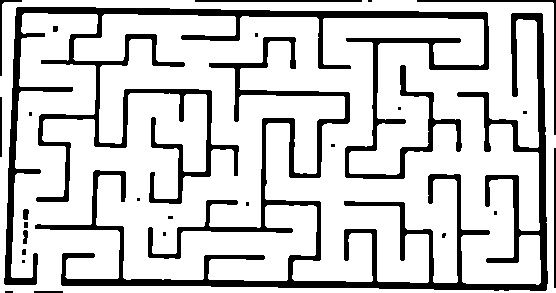
#> input picture g1.jpg, 556 x 293 px
$ python pre2processor.py
#> lines starting #> are read from the running program, lines starting #| are printed output that depends on the picture; after the words box and inside, x2 and y2 are one past the last pixel; in counts of white or black regions, pixels touching at a corner belong together
import cv2
import numpy as np
import matplotlib.pyplot as plt
from scipy import stats

def detect_wall_angle(binary, side='left'):
    """
    Detect the angle of a wall on either the left or right side of the maze.

    Args:
        binary (numpy.ndarray): Binary image of the maze
        side (str): 'left' or 'right' to indicate which side to detect

    Returns:
        tuple: (angle_deg, wall_points, (x_start, y_start, x_end, y_end))
    """
    h, w = binary.shape
    search_width = w // 4  # Search in the 1/4th of the image on each side
    wall_points = []

    # Skip pixels at the border to avoid artifacts
    border_skip = 5

    if side == 'left':
        # Scan from left to right to find the first black pixel in each row
        for y in range(border_skip, h - border_skip):
            for x in range(border_skip, search_width):
                if binary[y, x] > 0:  # Found a wall pixel
                    wall_points.append((x, y))
                    break
    else:  # right side
        # Scan from right to left to find the first black pixel in each row
        for y in range(border_skip, h - border_skip):
            for x in range(w - 1 - border_skip, w - search_width, -1):
                if binary[y, x] > 0:  # Found a wall pixel
                    wall_points.append((x, y))
                    break

    # Sort points by y-coordinate and filter outliers
    wall_points.sort(key=lambda p: p[1])

    # Calculate angle if we have enough points
    if len(wall_points) > h // 5:  # At least 20% of image height
        # Extract x and y coordinates
        x_coords = [p[0] for p in wall_points]
        y_coords = [p[1] for p in wall_points]

        # Use linear regression to fit a line
        slope, intercept, r_value, p_value, std_err = stats.linregress(y_coords, x_coords)

        # Calculate angle in degrees
        angle_rad = np.arctan(slope)
        angle_deg = np.degrees(angle_rad)

        # Calculate endpoints of the line for visualization
        y_start, y_end = min(y_coords), max(y_coords)
        x_start = int(slope * y_start + intercept)
        x_end = int(slope * y_end + intercept)

        return angle_deg, wall_points, (x_start, y_start, x_end, y_end)
    else:
        return 0, wall_points, (0, 0, 0, 0)

def preprocess_maze(image_path, output_path=None):
    """
    Preprocess a maze image by detecting and correcting various types of skew
    based on angles detected from both left and right walls.

    Args:
        image_path (str): Path to the input maze image
        output_path (str, optional): Path to save the processed image

    Returns:
        numpy.ndarray: The processed binary maze image
    """
    # Read the image
    original = cv2.imread(image_path)
    if original is None:
        raise ValueError(f"Could not read image from {image_path}")

    # Convert to grayscale
    gray = cv2.cvtColor(original, cv2.COLOR_BGR2GRAY)

    # Basic thresholding - assuming walls are dark (black walls on white background)
    _, binary = cv2.threshold(gray, 128, 255, cv2.THRESH_BINARY_INV)

    # Clean image borders to remove artifacts
    border_size = 5
    # Create a mask of the same size as the binary image
    mask = np.ones_like(binary)
    # Set the border pixels to zero in the mask
    mask[0:border_size, :] = 0  # Top border
    mask[-border_size:, :] = 0  # Bottom border
    mask[:, 0:border_size] = 0  # Left border
    mask[:, -border_size:] = 0  # Right border
    # Apply the mask to the binary image
    binary = binary * mask

    # Detect angles of left and right walls
    left_angle, left_points, left_line = detect_wall_angle(binary, 'left')
    right_angle, right_points, right_line = detect_wall_angle(binary, 'right')

    print(f"Left wall angle: {left_angle:.2f} degrees")
    print(f"Right wall angle: {right_angle:.2f} degrees")

    # Get image dimensions
    h, w = binary.shape

    # Determine the type of skew and set up appropriate correction
    if abs(left_angle) < 0.5 and abs(right_angle) < 0.5:
        # Both walls are nearly vertical - no significant skew
        print("No significant skew detected.")
        corrected = binary
    else:
        # Calculate how much the top and bottom need to be adjusted
        # based on the angles of both walls

        # For left wall
        left_slope = np.tan(np.radians(left_angle))
        left_shift_top = 0
        left_shift_bottom = int(h * left_slope)

        # For right wall
        right_slope = np.tan(np.radians(right_angle))
        right_shift_top = 0
        right_shift_bottom = int(h * right_slope)

        # Determine if it's a parallelogram or trapezoid skew
        parallel_skew = abs(left_angle - right_angle) < 5.0  # Within 5 degrees

        if parallel_skew:
            # Parallelogram skew (left and right are roughly parallel)
            print("Detected parallelogram skew.")

            # Use average angle for correction
            avg_angle = (left_angle + right_angle) / 2
            avg_slope = np.tan(np.radians(avg_angle))
            shift = int(h * avg_slope)

            # Source points (current image corners)
            src_points = np.array([
                [0, 0],              # top-left
                [w-1, 0],            # top-right
                [w-1, h-1],          # bottom-right
                [0, h-1]             # bottom-left
            ], dtype=np.float32)

            # Destination points (corners after removing skew)
            if shift > 0:
                # Shift top to the right
                dst_points = np.array([
                    [shift, 0],       # top-left
                    [w-1, 0],         # top-right
                    [w-1, h-1],       # bottom-right
                    [0, h-1]          # bottom-left
                ], dtype=np.float32)
            else:
                # Shift bottom to the right
                dst_points = np.array([
                    [0, 0],           # top-left
                    [w-1, 0],         # top-right
                    [w-1+shift, h-1], # bottom-right
                    [-shift, h-1]     # bottom-left
                ], dtype=np.float32)
        else:
            # Trapezoid skew (perspective distortion)
            print("Detected trapezoid skew.")

            # Source points (current image corners)
            src_points = np.array([
                [0, 0],              # top-left
                [w-1, 0],            # top-right
                [w-1, h-1],          # bottom-right
                [0, h-1]             # bottom-left
            ], dtype=np.float32)

            # Destination points (corners after removing keystone effect)
            # We use the detected shifts for left and right sides
            dst_points = np.array([
                [max(0, -left_shift_top), 0],          # top-left
                [w-1+min(0, -right_shift_top), 0],     # top-right
                [w-1+min(0, -right_shift_bottom), h-1], # bottom-right
                [max(0, -left_shift_bottom), h-1]      # bottom-left
            ], dtype=np.float32)

        # Calculate and apply the perspective transform
        transform_matrix = cv2.getPerspectiveTransform(src_points, dst_points)

        # Determine output image size
        max_width = w + max(abs(left_shift_bottom), abs(right_shift_bottom))

        # Apply the perspective transformation
        corrected = cv2.warpPerspective(binary, transform_matrix, (max_width, h))

    # Filter the binary image to remove any single-pixel noise
    kernel = np.ones((2, 2), np.uint8)
    cleaned = cv2.morphologyEx(corrected, cv2.MORPH_OPEN, kernel)

    # Apply blur to reduce pixelation
    blurred = cv2.GaussianBlur(cleaned, (3, 3), 0)

    # Sharpen the image
    blur_amount = cv2.GaussianBlur(blurred, (9, 9), 2)
    sharpened = cv2.addWeighted(blurred, 1.5, blur_amount, -0.5, 0)

    # Final binary image
    _, final = cv2.threshold(sharpened, 128, 255, cv2.THRESH_BINARY)

    # Invert the image to get black walls on white background
    final = cv2.bitwise_not(final)

    # Clean the borders of the final image
    border_size = 10
    h_final, w_final = final.shape
    final[0:border_size, :] = 255  # Top border (white after inversion)
    final[-border_size:, :] = 255  # Bottom border (white after inversion)
    final[:, 0:border_size] = 255  # Left border (white after inversion)
    final[:, -border_size:] = 255  # Right border (white after inversion)

    # Save the output if path is provided
    if output_path:
        cv2.imwrite(output_path, final)
        print(f"Processed maze saved to {output_path}")

    wall_info = {
        'left_angle': left_angle,
        'right_angle': right_angle,
        'left_points': left_points,
        'right_points': right_points,
        'left_line': left_line,
        'right_line': right_line,
        'parallel_skew': parallel_skew if abs(left_angle) > 0.5 or abs(right_angle) > 0.5 else None
    }

    return final, wall_info

def visualize_processing_steps(image_path):
    """
    Visualize each step of the maze preprocessing algorithm.

    Args:
        image_path (str): Path to the input maze image
    """
    # Read the image
    original = cv2.imread(image_path)
    if original is None:
        raise ValueError(f"Could not read image from {image_path}")

    # Convert to grayscale
    gray = cv2.cvtColor(original, cv2.COLOR_BGR2GRAY)

    # Basic thresholding
    _, binary = cv2.threshold(gray, 128, 255, cv2.THRESH_BINARY_INV)

    # Clean the borders for visualization
    border_size = 5
    binary_viz = binary.copy()
    binary_viz[0:border_size, :] = 0  # Top border
    binary_viz[-border_size:, :] = 0  # Bottom border
    binary_viz[:, 0:border_size] = 0  # Left border
    binary_viz[:, -border_size:] = 0  # Right border

    # Run preprocessing to get processed image and wall info
    final, wall_info = preprocess_maze(image_path)

    # Create visualization of the wall detection
    wall_detection = cv2.cvtColor(binary_viz.copy(), cv2.COLOR_GRAY2BGR)

    # Draw left wall points
    for point in wall_info['left_points']:
        cv2.circle(wall_detection, point, 2, (0, 0, 255), -1)

    # Draw right wall points
    for point in wall_info['right_points']:
        cv2.circle(wall_detection, point, 2, (255, 0, 0), -1)

    # Draw the fitted lines if we have valid angles
    if wall_info['left_angle'] != 0:
        x1, y1, x2, y2 = wall_info['left_line']
        cv2.line(wall_detection, (x1, y1), (x2, y2), (0, 255, 0), 2)

    if wall_info['right_angle'] != 0:
        x1, y1, x2, y2 = wall_info['right_line']
        cv2.line(wall_detection, (x1, y1), (x2, y2), (0, 255, 255), 2)

    # Add text showing the detected angles
    cv2.putText(wall_detection, f"Left: {wall_info['left_angle']:.2f}°", (10, 30),
                cv2.FONT_HERSHEY_SIMPLEX, 0.7, (0, 255, 0), 2)
    cv2.putText(wall_detection, f"Right: {wall_info['right_angle']:.2f}°", (10, 60),
                cv2.FONT_HERSHEY_SIMPLEX, 0.7, (0, 255, 255), 2)

    # Add text showing the skew type if detected
    if wall_info['parallel_skew'] is not None:
        skew_type = "Parallelogram" if wall_info['parallel_skew'] else "Trapezoid"
        cv2.putText(wall_detection, f"Skew: {skew_type}", (10, 90),
                    cv2.FONT_HERSHEY_SIMPLEX, 0.7, (255, 0, 255), 2)

    # Display all steps
    plt.figure(figsize=(15, 10))

    plt.subplot(2, 2, 1)
    plt.title('1. Original Image')
    plt.imshow(cv2.cvtColor(original, cv2.COLOR_BGR2RGB))

    plt.subplot(2, 2, 2)
    plt.title('2. Binary')
    plt.imshow(binary, cmap='gray')

    plt.subplot(2, 2, 3)
    plt.title('3. Wall Detection')
    plt.imshow(cv2.cvtColor(wall_detection, cv2.COLOR_BGR2RGB))

    plt.subplot(2, 2, 4)
    plt.title('4. Final Deskewed Result')
    plt.imshow(final, cmap='gray')

    plt.tight_layout()
    plt.show()

# Example usage
if __name__ == "__main__":
    # Preprocess the maze image
    input_path = "g1.jpg"  # Change to your maze image path
    output_path = "processed_maze.jpg"

    # Process and save the result
    processed_maze, wall_info = preprocess_maze(input_path, output_path)
#> in preprocess_maze, original is the input picture: shape (293, 556, 3); min 0, max 255, mean 203.6
#> in preprocess_maze, `binary = binary * mask`:
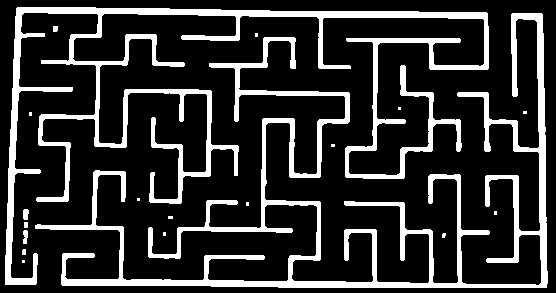
#> binary: shape (293, 556); 18.9% white; 19 white regions (12 under 20 px), largest, box (x1, y1, x2, y2) and area: (35, 13, 548, 288) 15926, (5, 7, 489, 285) 14560, (23, 209, 29, 220) 57
#> in preprocess_maze, `left_angle, left_points, left_line = detect_wall_angle(binary, 'left')`: left_angle = -2.14; left_points = 279 pairs, first value 5 to 62, second value 7 to 285; left_line = (15, 7, 4, 285)
#> in preprocess_maze, `right_angle, right_points, right_line = detect_wall_angle(binary, 'rig..`: right_angle = 1.74; right_points = 277 pairs, first value 418 to 547, second value 11 to 287; right_line = (539, 11, 548, 287)
#| Left wall angle: -2.14 degrees
#| Right wall angle: 1.74 degrees
#> in preprocess_maze, `left_slope = np.tan(np.radians(left_angle))`: left_slope = -0.0373
#> in preprocess_maze, `left_shift_bottom = int(h * left_slope)`: left_shift_bottom = -10
#> in preprocess_maze, `right_slope = np.tan(np.radians(right_angle))`: right_slope = 0.0303
#> in preprocess_maze, `right_shift_bottom = int(h * right_slope)`: right_shift_bottom = 8
#> in preprocess_maze, `parallel_skew = abs(left_angle - right_angle) < 5.0`: parallel_skew = True
#> in preprocess_maze, `avg_angle = (left_angle + right_angle) / 2`: avg_angle = -0.199
#> in preprocess_maze, `avg_slope = np.tan(np.radians(avg_angle))`: avg_slope = -0.00347
#> in preprocess_maze, `shift = int(h * avg_slope)`: shift = -1
#> in preprocess_maze, `dst_points = np.array([ [0, 0],`: dst_points = [[0, 0], [555, 0], [554, 292], [1, 292]]
#> in preprocess_maze, `transform_matrix = cv2.getPerspectiveTransform(src_points, dst_points)`: transform_matrix = [[1, 0.00344, 0], [0, 1, 0], [0, 1.24e-05, 1]]
#> in preprocess_maze, `max_width = w + max(abs(left_shift_bottom), abs(right_shift_bottom))`: max_width = 566
#> in preprocess_maze, `blur_amount = cv2.GaussianBlur(blurred, (9, 9), 2)`:
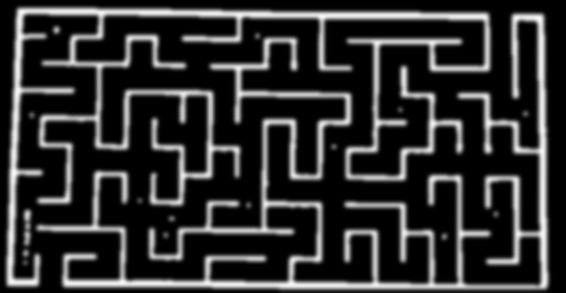
#> blur_amount: shape (293, 566); min 0, max 249, mean 47.3
#> in preprocess_maze, `final[:, 0:border_size] = 255`:
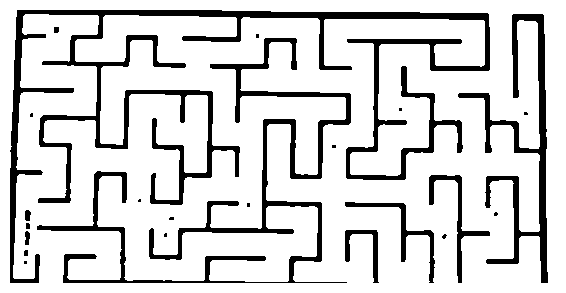
#> final: shape (293, 566); 83.2% white; 23 black regions (12 under 20 px), largest, box (x1, y1, x2, y2) and area: (10, 10, 490, 283) 14063, (37, 38, 351, 283) 7119, (458, 14, 548, 283) 4168
#> wall_info = 7 items

    # Visualize the processing steps
    visualize_processing_steps(input_path)
#> in visualize_processing_steps, `binary_viz[:, 0:border_size] = 0`:
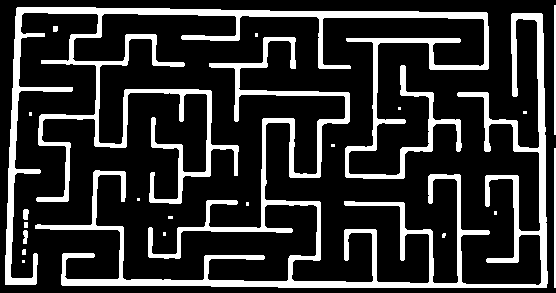
#> binary_viz: shape (293, 556); 19.2% white; 21 white regions (12 under 20 px), largest, box (x1, y1, x2, y2) and area: (35, 13, 548, 288) 15926, (5, 7, 489, 285) 14560, (554, 148, 556, 288) 280
#| Left wall angle: -2.14 degrees
#| Right wall angle: 1.74 degrees
#> the loop in visualize_processing_steps, `for point in wall_info['left_points']:` made 279 passes
#> point on passes 1 to 3: (17, 7), (16, 8), (16, 9)
#> after the loop in visualize_processing_steps, `for point in wall_info['left_points']:`:
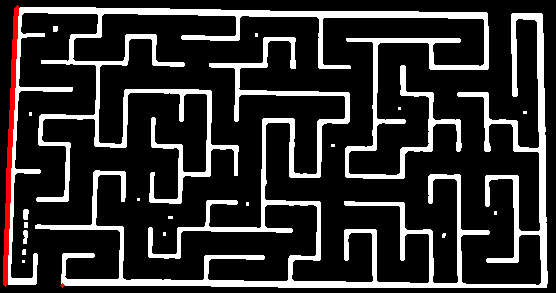
#> wall_detection: shape (293, 556, 3); mean B, G, R 46.9, 46.9, 49.1
#> the loop in visualize_processing_steps, `for point in wall_info['right_points']:` made 277 passes
#> point on passes 1 to 3: (418, 11), (486, 12), (541, 13)
#> after the loop in visualize_processing_steps, `for point in wall_info['right_points']:`:
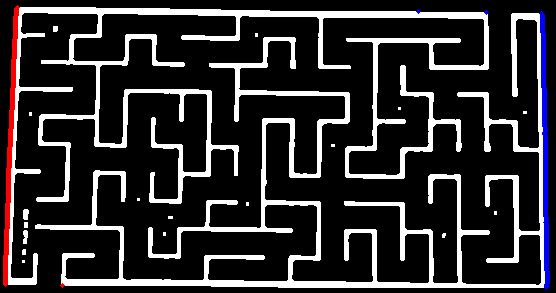
#> wall_detection: shape (293, 556, 3); 0.86% of pixels changed, all inside (x1, y1, x2, y2) = (416, 9, 550, 290)
#> in visualize_processing_steps, `x1, y1, x2, y2 = wall_info['left_line']`: x1 = 15; y1 = 7; x2 = 4; y2 = 285
#> in visualize_processing_steps, `x1, y1, x2, y2 = wall_info['right_line']`: x1 = 539; y1 = 11; x2 = 548; y2 = 287
#> in visualize_processing_steps, `skew_type = "Parallelogram" if wall_info['parallel_skew'] else "Trapez..`: skew_type = 'Parallelogram'
#> in visualize_processing_steps, `plt.show()`:
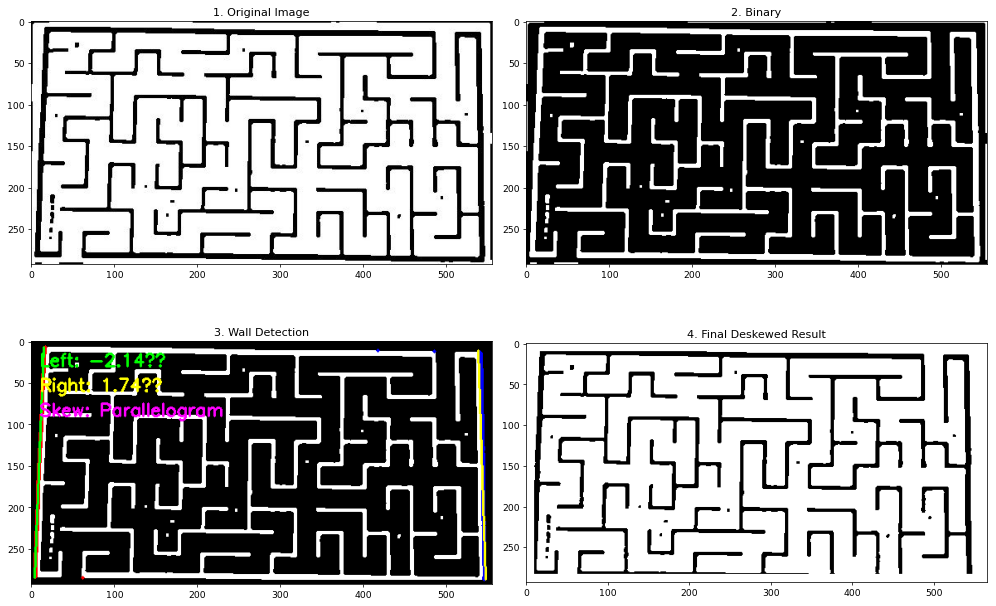
#> figure drawn by matplotlib, 4 panels

$ run again, with enhanced_maze.jpg copied over g1.jpg
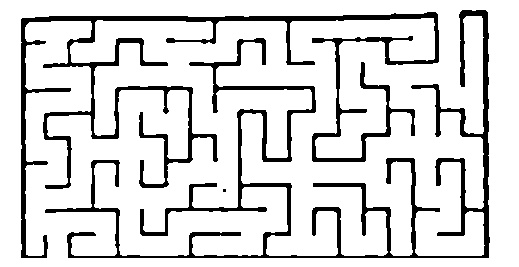
#> input picture enhanced_maze.jpg, 519 x 267 px
#> in preprocess_maze, original is the input picture: shape (267, 519, 3); min 0, max 255, mean 217.5
#> binary: shape (267, 519); 14.7% white; 3 white regions (1 under 20 px), largest, box (x1, y1, x2, y2) and area: (45, 10, 490, 258) 10354, (21, 12, 439, 258) 9985
#> left_angle = -0.217; left_points = 242 pairs, first value 21 to 49, second value 16 to 257; left_line = (21, 16, 20, 257)
#> right_angle = 0.266; right_points = 248 pairs, first value 485 to 489, second value 10 to 257; right_line = (487, 10, 488, 257)
#| Left wall angle: -0.22 degrees
#| Right wall angle: 0.27 degrees
#> cleaned: shape (267, 519); 14.7% white; 3 white regions (1 under 20 px), largest, box (x1, y1, x2, y2) and area: (46, 11, 491, 259) 10354, (22, 13, 440, 259) 9985
#> `processed_maze, wall_info = preprocess_maze(input_path, output_path)`: wall_info = 7 items
#| Left wall angle: -0.22 degrees
#| Right wall angle: 0.27 degrees
#> the loop in visualize_processing_steps, `for point in wall_info['left_points']:` made 242 passes
#> point on passes 1 to 3: (49, 16), (35, 17), (22, 18)
#> the loop in visualize_processing_steps, `for point in wall_info['right_points']:` made 248 passes
#> point on passes 1 to 3: (485, 10), (486, 11), (487, 12)
#> after the loop in visualize_processing_steps, `for point in wall_info['right_points']:`:
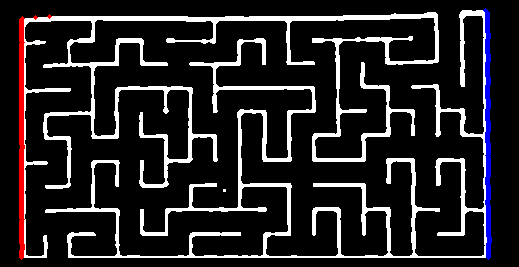
#> wall_detection: shape (267, 519, 3); mean B, G, R 37, 34.7, 37
#> in visualize_processing_steps, `x1, y1, x2, y2 = wall_info['left_line']`: x1 = 21; y1 = 16; x2 = 20; y2 = 257
#> in visualize_processing_steps, `x1, y1, x2, y2 = wall_info['right_line']`: x1 = 487; y1 = 10; x2 = 488
#> in visualize_processing_steps, `plt.show()`:
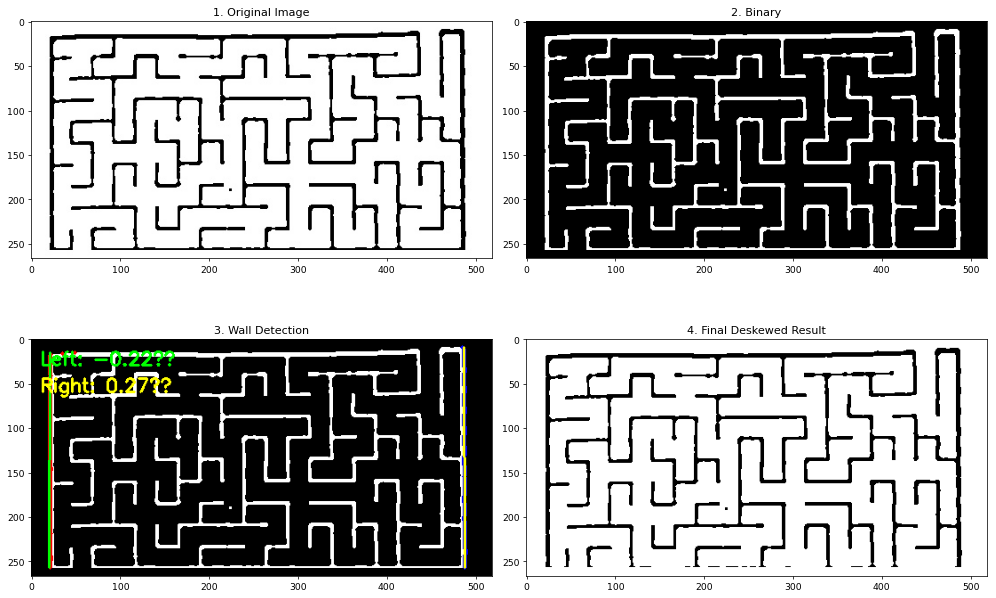
#> figure drawn by matplotlib, 4 panels
